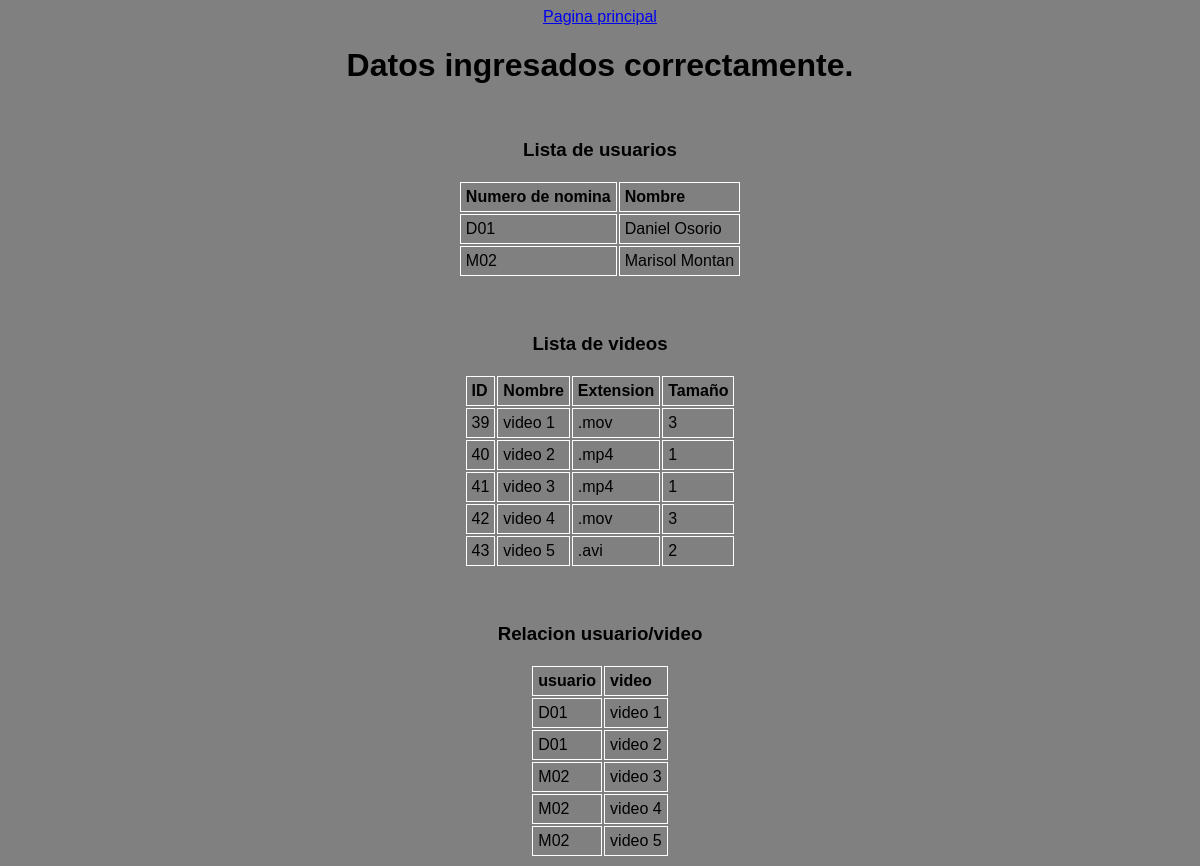
Page /ultima_pagina on the earlier database version.
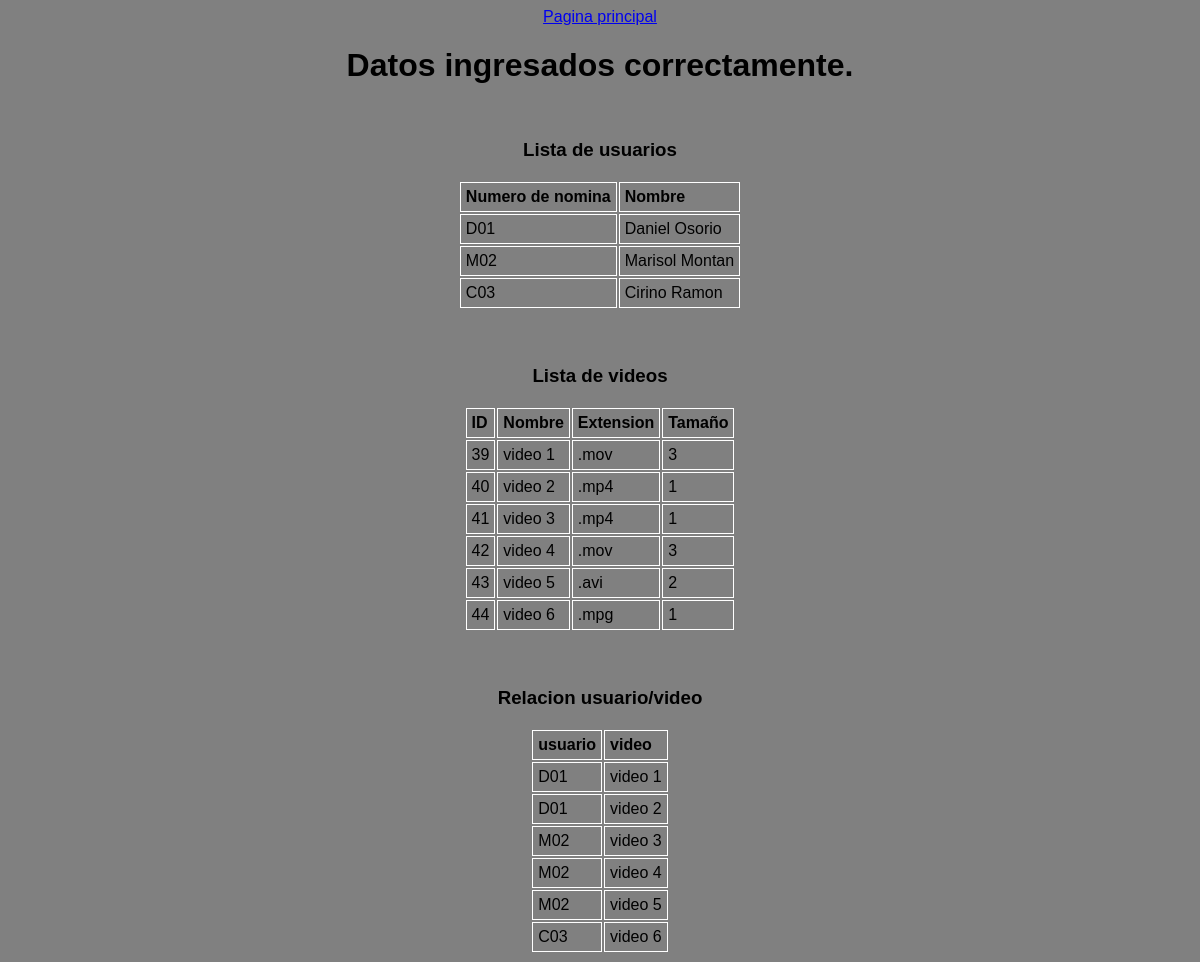
Same page on the later database version.
### info_general/models.py (models this page shows, shortened)
class Usuario(models.Model):
    id_nomina = models.CharField(max_length=10, primary_key=True)
    nombre_usuario = models.CharField(max_length=50)

class Video(models.Model):
    nombre_video = models.CharField(max_length = 50)
    extension_video = models.CharField(max_length = 5)
    tamano_video = models.IntegerField()

class UsuarioVideo(models.Model):
    usuario = models.ForeignKey(Usuario, on_delete=models.CASCADE)
    video = models.ForeignKey(Video, on_delete=models.CASCADE)

### info_general/views.py (the view)
# urls.py: path("ultima_pagina", views.ultima_pagina, name="ultima_pagina"),
def ultima_pagina(request):
    lista_usuario = Usuario.objects.all().values()
    lista_video = Video.objects.all().values()
    lista_usuario_video = UsuarioVideo.objects.all()
    template = loader.get_template("ultima_pagina.html")
    context = {
        'lista_usuarios': lista_usuario,
        'lista_videos': lista_video,
        'lista_usuario_videos': lista_usuario_video
    }
    return HttpResponse(template.render(context, request))

### info_general/templates/ultima_pagina.html (shortened to what this page needs)
{% extends 'master.html' %}
{% block content %}
    <a href="{% url 'principal' %}">Pagina principal</a>
    <h1>Datos ingresados correctamente.</h1>
    <h3 class="tituloTablas">Lista de usuarios</h3>
    <table class="primera_tabla">
        <tr>
            <th>Numero de nomina</th>
            <th>Nombre</th>
        </tr>
        {% for usuario in lista_usuarios %}
        <tr>
            <td>{{ usuario.id_nomina }}</td>
            <td>{{ usuario.nombre_usuario }}</td>
        </tr>
        {% endfor %}
    </table>
    <h3 class="tituloTablas">Lista de videos</h3>
    <table class="segunda_tabla">
        <tr>
            <th>ID</th>
            <th>Nombre</th>
            <th>Extension</th>
            <th>Tamaño</th>
        </tr>
        {% for video in lista_videos %}
        <tr>
            <td>{{ video.id }}</td>
            <td>{{ video.nombre_video }}</td>
            <td>{{ video.extension_video }}</td>
            <td>{{ video.tamano_video }}</td>
        </tr>
        {% endfor %}
    </table>
     <h3 class="tituloTablas">Relacion usuario/video</h3>
    <table class="primera_tabla">
        <tr>
            <th>usuario</th>
            <th>video</th>
        </tr>
        {% for usuario_video in lista_usuario_videos %}
        <tr>
            <td>{{ usuario_video.usuario.id_nomina }}</td>
            <td>{{ usuario_video.video.nombre_video }}</td>
        </tr>
        {% endfor %}
    </table>
{% endblock %}

Differences in the rows shown:
added Usuario: id_nomina "C03", nombre_usuario "Cirino Ramon"
added Video: id "44", nombre_video "video 6", extension_video ".mpg", tamano_video "1"
added UsuarioVideo: usuario.id_nomina "C03", video.nombre_video "video 6"
